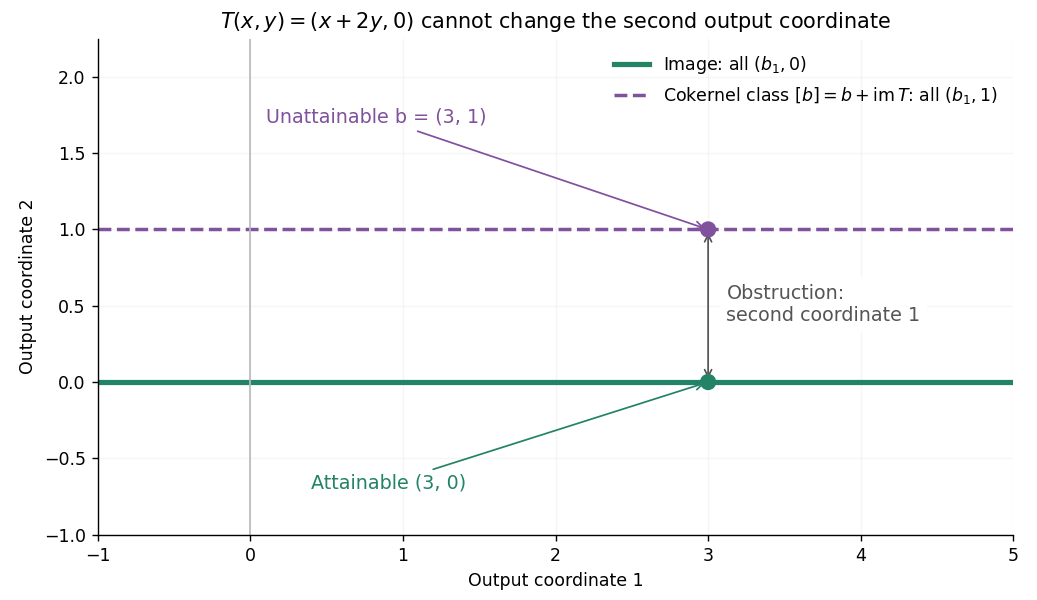

Write the Python code that produced this figure.
"""A nonzero cokernel class prevents solving a rank-one linear system.

Python 3.14.4, NumPy 2.3.5, Matplotlib 3.10.7; opaque PNG to CWD.
"""
from pathlib import Path

import matplotlib.pyplot as plt
import numpy as np


def main():
    x = np.linspace(-1, 5, 200)
    fig, ax = plt.subplots(figsize=(8.3, 4.8), dpi=125)
    fig.patch.set_facecolor("white")
    ax.set_facecolor("white")
    ax.plot(x, np.zeros_like(x), color="#238367", lw=3,
            label=r"Image: all $(b_1,0)$")
    ax.plot(x, np.ones_like(x), color="#80519d", ls="--", lw=2,
            label=r"Cokernel class $[b]=b+\mathrm{im}\,T$: all $(b_1,1)$")
    ax.scatter([3, 3], [0, 1], color=["#238367", "#80519d"], s=70, zorder=4)
    ax.annotate("Attainable (3, 0)", (3, 0), (0.4, -0.7),
                arrowprops={"arrowstyle": "->", "color": "#238367"},
                color="#238367", fontsize=11)
    ax.annotate("Unattainable b = (3, 1)", (3, 1), (0.1, 1.7),
                arrowprops={"arrowstyle": "->", "color": "#80519d"},
                color="#80519d", fontsize=11)
    ax.annotate("", (3, 1), (3, 0),
                arrowprops={"arrowstyle": "<->", "color": "#555555"})
    ax.text(3.12, 0.4, "Obstruction:\nsecond coordinate 1", fontsize=11,
            color="#555555", bbox={"facecolor": "white", "edgecolor": "none"})
    ax.axvline(0, color="#bbbbbb", lw=1)
    ax.set(xlim=(-1, 5), ylim=(-1, 2.25), xlabel="Output coordinate 1",
           ylabel="Output coordinate 2",
           title=r"$T(x,y)=(x+2y,0)$ cannot change the second output coordinate")
    ax.set_aspect("equal")
    ax.legend(loc="upper right", frameon=False, fontsize=10)
    ax.grid(alpha=0.12)
    ax.spines[["top", "right"]].set_visible(False)
    fig.tight_layout()
    fig.savefig(Path.cwd() / Path(__file__).with_suffix(".png").name,
                facecolor="white", transparent=False)
    plt.close(fig)


if __name__ == "__main__":
    main()
